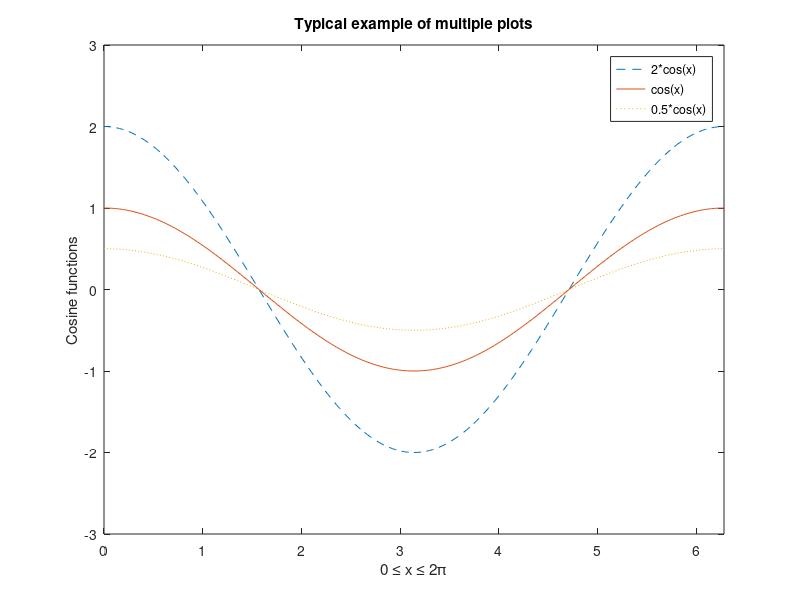

The MATLAB source for this figure:
% We will use this file to get used to the mechanics involved in matlab.
% Matlab will read the .m file as a script from the top.

% Variables are declared as follows don't forget statements end with ;

x = 3; % here we are assign the variable x with the value 
disp(x)

% Variables can be overwritten

x = 6; 
disp(x)


% Matlab includes many bult in mathematical functions 
% elementary functions include, but are not limited to

disp(cos(x))
disp(sin(x))
disp(tan(x))
disp(abs(x))
disp(ceil(x))
disp(floor(x))

% Matlab also includes predefined constant values

disp(pi)
disp(1i)
disp(Inf)
disp(NaN)

% Example using defined elementary functions  previously defined.

 a = 5; x = 2; y = 8;
 y = exp(-a)*sin(x)+10*sqrt(y);
 disp(y)
 
 disp(log(142))
 disp(log10(142))
 
 disp(sin(pi/4))
 disp(exp(10))
 
 % next we will dive into plotting using the command plot(x,y)
 
 x = [1 2 3 4 5 6];
 y = [3 -1 2 4 5 1];
 plot(x,y)
 
% For example, to plot the function sin (x) on the interval [0, 2π], we first create a vector of
% x values ranging from 0 to 2π, then compute the sine of these values, and finally plot the result:

x = 0:pi/100:2*pi;
y = sin(x);
plot(x,y)

% we can add titles, labels and annotations to the figure

xlabel('x = 0:2\pi')
ylabel('Sine of x')
title('Plot of the Sine function')
 

% multiple data sets in one plot

x = 0:pi/100:2*pi;
y1 = 2*cos(x);
y2 = cos(x);
y3 = 0.5*cos(x);
plot(x,y1,'--',x,y2,'-',x,y3,':')
xlabel('0 \leq x \leq 2\pi')
ylabel('Cosine functions')
legend('2*cos(x)','cos(x)','0.5*cos(x)')
title('Typical example of multiple plots')
axis([0 2*pi -3 3])

% specifying line styles and colors

% plot(x,y,'style_color_marker') % where style color marker is a triplet of
% color, symbol line style and symbol marker eg: k-+ or m:s

% Matrix generalization, you have row vectors or column vectors. Matrices
% are a two-dimensional array consisting of m rows and n columns. 

% row vector
v = [1 4 7 10 13];
disp(v)

% Column vectors are created in a similar way, however, semicolon (;) 
% must separate the components of a column vector

w = [1;4;7;10;13];
disp(w)

% one can also transpose a row vector to convert it into a column vector

w = v';
disp(w)

% v(1) is the first element of vector v, v(2) its second element, and so forth.
%Furthermore, to access blocks of elements, we use MATLAB’s colon notation (:). 
% For example, to access the first three elements of v, we write

disp(v(1:3))

disp(v(:)) % produces a column vector

disp(v(1:end)) % produces a row vector

% entering and displaying a matrix

A = [1 2 3; 4 5 6; 7 8 9];

disp(A)
disp (A(2,1)) % (row,col)

% matrix indexing can be used to replace a value of an existing matrix

A(3,3) = 0;
disp(A)

% The colon operator will prove very useful and understanding how it works is the key to
% efficient and convenient usage of MATLAB. It occurs in several different forms.
% Often we must deal with matrices or vectors that are too large to enter one element at a time.
% For example, suppose we want to enter a vector x consisting of points
% (0, 0.1, 0.2, 0.3, · · · , 5). We can use the command

x = 0:0.1:5;

disp(x)

% linear spacing

theta = linspace(0, 2*pi, 101);
disp(theta)

% colon operator in a matrix

disp(A(2,:)) % second row of elements in A

disp(A(:,2:3)) % sub matrix with the last two columns of A

% A row or a column of a matrix can be deleted by setting it to a null vector, [ ].

%A(:,2)=[];
%disp(A)

% creating a sub-matrix

% To extract a submatrix B consisting of rows 2 and 3 and columns 1 and 2 of the matrix A, do the following
B = A([2 3],[1 2]);
disp(B)


% To interchange rows 1 and 2 of A, use the vector of row indices together with the colon operator
C = A([2 1 3],:);
disp(C)

% To create a vector version of matrix A, do the following

disp(A(:))

% deleting and restoring

 A(3,:) = [];
 A = [A(1,:);A(2,:);[7 8 0]];
 disp(A)
 
 % dimension
 
 disp(size(A))
 
 % continuation
 
 % If it is not possible to type the entire input on the same line, use consecutive periods, called
 % an ellipsis . . ., to signal continuation, then continue the input on the next line.
 
 % B = [4/5 7.23*tan(x) sqrt(6); ...
 %       1/x.^2 0 3/(x*log(x)); ...
 %      x-7 sqrt(3) x*sin(x)];
 
% disp(B)

% Transposing a matrix is the same as transposing a vector

disp(A')

% concatenating matrices, matrices made up of sub-matrices

B = [A 10*A; -A [1 0 0; 0 1 0; 0 0 1]];

disp(B)


% elementary matrices built in

n = 3;
m = 3;

disp(eye(m,n))
disp(eye(n))
disp(zeros(m,n)) 
disp(ones(m,n))
disp(diag(A))

% Two other important matrix generation functions are rand and randn, which generate
% matrices of (pseudo-)random numbers using the same syntax as eye.
disp(rand(m,n))

% In addition, matrices can be constructed in a block form. With C defined by C = [1 2; 3 4], we may create a matrix D as follows
C = [1 2; 3 4];
D = [C zeros(2); ones(2) eye(2)];
disp(D)


% Special Matrices 

% hilb Hilbert matrix
% invhilb Inverse Hilbert matrix
% magic Magic square
% pascal Pascal matrix
% toeplitz Toeplitz matrix
% vander Vandermonde matrix
% wilkinson Wilkinson’s eigenvalue test matrix





 
 
 
 
 
 
 
 
 
 
 
 
 
 
 